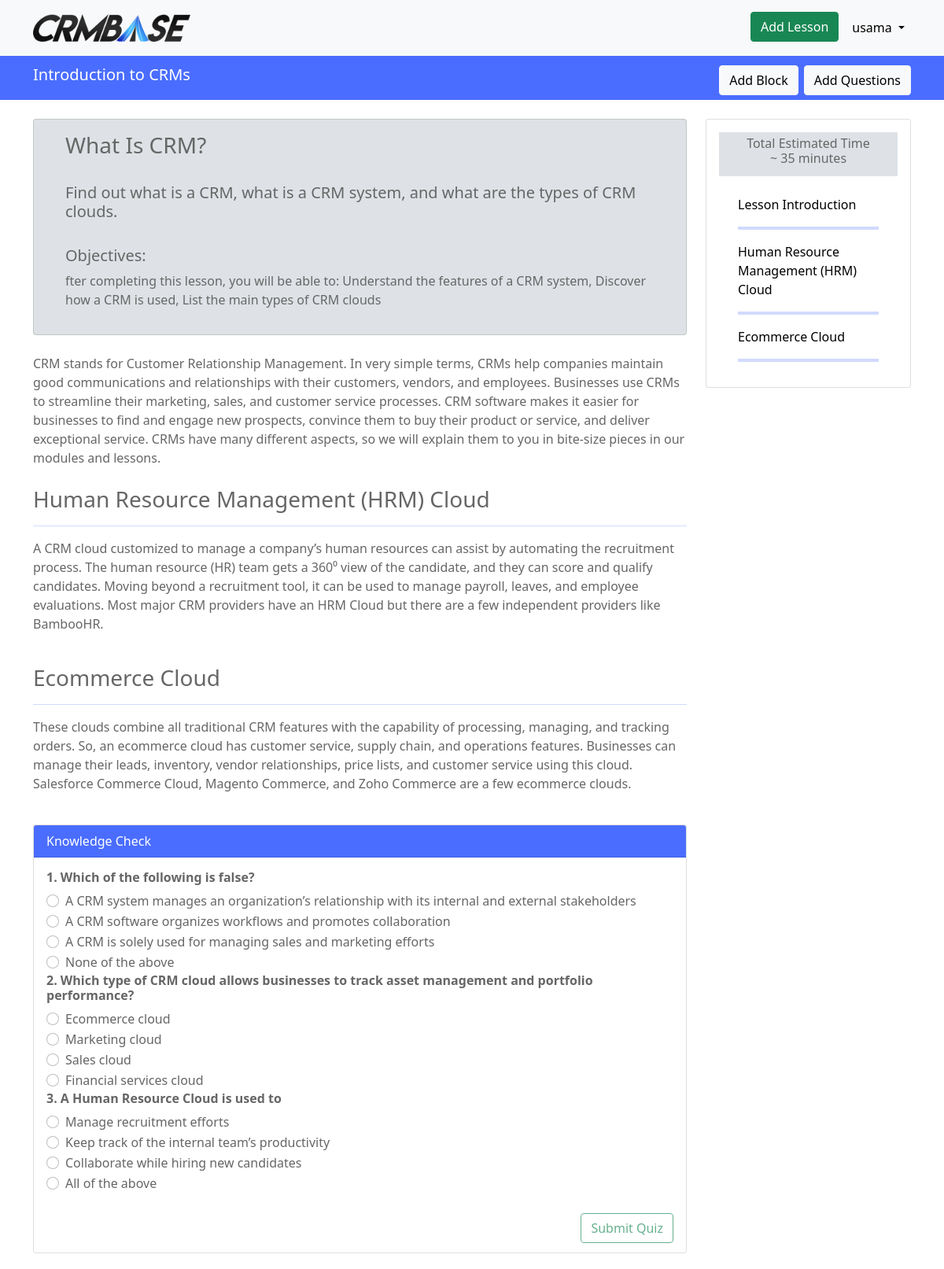
Page /view_lesson/1/ (signed in) on the committed database.
### lesson/models.py (models this page shows)
class Lesson(models.Model):
    title = models.CharField(max_length=300, null=False, default='')
    intro = models.ForeignKey(Intro, related_name='blocks', on_delete=models.CASCADE)
    video_url = models.CharField(max_length=200, null=True)
    lesson_content = models.TextField(null=False, default='')
    estimated_time = models.CharField(max_length=100, null=False, default='')

class Intro(models.Model):
    intro_title = models.CharField(max_length=300, null=False, default='')
    description = models.TextField(null=False, default='')
    objectives = models.TextField(null=False, default='')

class Blocks(models.Model):
    block_title = models.CharField(max_length=300, null=False, default='')
    block_content = models.TextField(null=False, default='')
    lesson = models.ForeignKey(Lesson, related_name='blocks', on_delete=models.CASCADE)

### MCQs/models.py (models this page shows)
class Quiz(models.Model):
    question = models.TextField(default='', null=False)
    option_1 = models.CharField(max_length=300, default='', null=False)
    option_2 = models.CharField(max_length=300, default='', null=False)
    option_3 = models.CharField(max_length=300, default='', null=False)
    option_4 = models.CharField(max_length=300, default='', null=False)
    answer = models.CharField(max_length=200, default='NA', null=False)
    in_lesson = models.ForeignKey(Lesson, related_name='questions', on_delete=models.CASCADE)

### lesson/views.py (the view, shortened to what this page needs)
# urls.py: path('view_lesson/<str:pk>/', views.view_lesson, name='view_lesson'),
@login_required(login_url='login')
def view_lesson(request, pk):
    lesson = Lesson.objects.get(pk=pk)
    questions = Quiz.objects.filter(in_lesson=lesson)
    blocks = Blocks.objects.filter(lesson=lesson)[1:]
    data = dict()
    try:
        attempt = Attempts.objects.get(made_by=request.user, on_lesson=lesson)
    except:
        attempt = Attempts.objects.create(made_by=request.user, on_lesson=lesson)
    correct_answers = 0
    points = 0
    context ={
        'lesson':lesson,
        'blocks':blocks,
        'questions':questions,
        'data':data,
    }
    return render(request, 'lesson/view_lesson.html', context)

### lesson/templates/lesson/view_lesson.html (shortened to what this page needs)
{% load static %}
<!DOCTYPE html>
<html lang="en">
<head>
    <link href="https://cdn.jsdelivr.net/npm/bootstrap@5.0.1/dist/css/bootstrap.min.css" rel="stylesheet">
</head>
<body>
    {% include 'lesson/header.html' %}
    <div style="width: 100%;  padding:12px 0px 12px 0px; background-color: #4A6DFF;">
        <div class="container">
            <h5 style="color: white; display: inline-block;">{{lesson.title}} </h5>
            {% if request.user.is_superuser %}
                {% if questions %}
                    <a href="{% url 'addQuiz' lesson.id  %}" class="btn btn-light" style="float: right; margin-left: 7px;">Add Questions</a>
                {% else %}
                    <a href="{% url 'addQuiz' lesson.id  %}" class="btn btn-light" style="float: right; ">Add Quiz</a>
                {% endif %}
                <a href="{% url 'addBlock' lesson.id %}" class="btn btn-light" style="float: right; ">Add Block</a>
            {% endif %}
        </div>
    </div>
    <div class="container" style="margin-top: 2%; margin-bottom: 20px;">
        <div class="row">
            <div class="col-9">
                <div class="card" style="background-color: #dee2e6;">
                    <div class="card-body">
                      <div class="container" id="{{lesson.into.intro_title}}">
                        <h3>{{lesson.intro.intro_title}}</h3> <br>
                        <h5>{{lesson.intro.description}}</h5> <br>
                        <h5>Objectives:</h5>
                            <p>{{lesson.intro.objectives}}</p>
                      </div>
                    </div>
                </div>
                <br>
                <div>
                    {{lesson.lesson_content}}
                </div>
                <br>
                <div >
                    {% for block in blocks %}
                      <div id="{{block.block_title}}">
                        <h3>{{block.block_title}}</h3> <hr style="color: #4A6DFF;">
                        <p>{{block.block_content}}</p>
                      </div>
                        <br>
                    {% endfor %}
                </div>
                  {% if questions %}
                <div class="card">
                    <div class="card-header" style="background-color: #4A6DFF; color: white;">
                    Knowledge Check
                    </div>
                    <form action="" method="POST">
                      <div class="card-body" style="margin-bottom: 10px;">
                        {% for question in questions %}
                            <h6 style="font-weight: bolder;">{{question.question}}</h6>
                            <div class="form-check">
                                <input class="form-check-input" type="radio" name="option{{question.id}}" id="flexRadioDefault{{question.option_1}}" value="A">
                                <label class="form-check-label" for="flexRadioDefault{{question.option_1}}">
                                  {{question.option_1}}
                                </label>
                              </div>
                              <div class="form-check">
                                <input class="form-check-input" type="radio" name="option{{question.id}}" id="flexRadioDefault{{question.option_2}}" value="B">
                                <label class="form-check-label" for="flexRadioDefault{{question.option_2}}">
                                  {{question.option_2}}
                                </label>
                              </div>
                              <div class="form-check">
                                <input class="form-check-input" type="radio" name="option{{question.id}}" id="flexRadioDefault{{question.option_3}}" value="C">
                                <label class="form-check-label" for="flexRadioDefault{{question.option_3}}">
                                  {{question.option_3}}
                                </label>
                              </div>
                              <div class="form-check">
                                <input class="form-check-input" type="radio" name="option{{question.id}}" id="flexRadioDefault{{question.option_4}}" value="D">
                                <label class="form-check-label" for="flexRadioDefault{{question.option_4}}">
                                  {{question.option_4}}
                                </label>
                              </div>
                        {% endfor %}
                        <br>
                        {% if request.user.is_superuser %}
                          <button disabled style="float: right;" type="submit" class="btn btn-outline-success">Submit Quiz</button> <br>
                        {% else %}
                          <button style="float: right;" type="submit" class="btn btn-outline-success">Submit Quiz</button> <br>
                        {% endif %}
                    </div>
                    </form>
                </div>
                {% endif %}
            </div>
            <div class="col-3">
                <div class="card">
                    <div class="card-body">
                      <div class="container" style="background-color:#dee2e6; border-radius: 1px; padding:5px 0px 5px 0px; text-align: center;" >
                        <h6>Total Estimated Time <br> ~ {{lesson.estimated_time}}</h6>
                      </div>
                      <br>
                      <div class="container">
                          {% for block in lesson.blocks.all %}
                            <a href="#{{block.block_title}}"><h7 style="color: black; font-weight: normal;">{{block.block_title}}</h7></a>
                            <hr size="6" style="color: #4A6DFF;">
                        {% endfor %}
                      </div>
                    </div>
                </div>
            </div>
        </div>
    </div>
</body>
</html>

### lesson/templates/lesson/header.html (shortened to what this page needs)
{% load static %}
<nav class="navbar navbar-expand-lg navbar-dark bg-light" style="padding: 13px;">
    <div class="container-fluid container">
      <a class="navbar-brand" href="{% url 'home' %}"><img width="40%" src="{% static 'img/logo.png' %}" alt=""></a>
      <div class="collapse navbar-collapse" id="navbarNav">
        <ul class="navbar-nav ms-auto" style="margin-left: 60%;" >
          {% if request.user.is_superuser %}
            <li class="nav-item" style="margin-right: 9px;">
              <a href="{% url 'addLesson' %}" class="btn btn-success">Add Lesson</a>
            </li>
          {% endif %}
          {% if request.user.is_authenticated %}
          <li class="nav-item dropdown">
            <a class="nav-link dropdown-toggle" style="color: black;" href="#" id="navbarDropdown" role="button" data-bs-toggle="dropdown" aria-expanded="false">
              {{request.user.username}}
            </a>
              {% if request.user.is_superuser %}
              <l><a style="color:#4A6DFF" class="dropdown-item" href="#">Admin</a></li>
              {% else %}
                <li><a class="dropdown-item" href="#">Points <span style="font-weight: bolder; color: #4A6DFF;;">{{request.user.userprofile.points}}</span></a></li>
              {% endif %}
            </ul>
          {% else %}
            <a type="button" href="{% url 'login' %}" style="margin-right: 10px;" class="btn btn-secondary">Login</a>
            <a type="button" href="{% url 'register' %}"  class="btn btn-warning">Join Now</a>
          {% endif %}
      </div>
    </div>
  </nav>

### lesson/templates/lesson/view_lesson.html (style rules this page uses)
body { color:#666666; }
a { text-decoration: none; }
html { scroll-behavior: smooth; }

### rows in the picture
Lesson: title "Introduction to CRMs", intro.intro_title "What Is CRM?", intro.description "Find out what is a CRM, what is a CRM system, and what are the types of CRM clouds.", intro.objectives "fter completing this lesson, you will be able to: Understand the features of a CRM system, Discover how a CRM is used, List the main types of CRM clouds", lesson_content "CRM stands for Customer Relationship Management. In very simple terms, CRMs help companies maintain good communications and relationships with their customers, vendors, and employees. Businesses use CRMs to streamline their marketing, sales, and customer service processes. CRM software makes it easier for businesses to find and engage new prospects, convince them to buy their product or service, and deliver exceptional service. CRMs have many different aspects, so we will explain them to you in bite-size pieces in our modules and lessons.", estimated_time "35 minutes"
Blocks: block_title "Human Resource Management (HRM) Cloud", block_content "A CRM cloud customized to manage a company’s human resources can assist by automating the recruitment process. The human resource (HR) team gets a 360⁰ view of the candidate, and they can score and qualify candidates. Moving beyond a recruitment tool, it can be used to manage payroll, leaves, and employee evaluations. Most major CRM providers have an HRM Cloud but there are a few independent providers like BambooHR."
Blocks: block_title "Ecommerce Cloud", block_content "These clouds combine all traditional CRM features with the capability of processing, managing, and tracking orders. So, an ecommerce cloud has customer service, supply chain, and operations features. Businesses can manage their leads, inventory, vendor relationships, price lists, and customer service using this cloud. Salesforce Commerce Cloud, Magento Commerce, and Zoho Commerce are a few ecommerce clouds."
Quiz: question "1. Which of the following is false?", option_1 "A CRM system manages an organization’s relationship with its internal and external stakeholders", option_2 "A CRM software organizes workflows and promotes collaboration", option_3 "A CRM is solely used for managing sales and marketing efforts", option_4 "None of the above"
Quiz: question "2. Which type of CRM cloud allows businesses to track asset management and portfolio performance?", option_1 "Ecommerce cloud", option_2 "Marketing cloud", option_3 "Sales cloud", option_4 "Financial services cloud"
Quiz: question "3. A Human Resource Cloud is used to", option_1 "Manage recruitment efforts", option_2 "Keep track of the internal team’s productivity", option_3 "Collaborate while hiring new candidates", option_4 "All of the above"
Blocks: block_title "Lesson Introduction"

### other values in the picture
{{ request.user.username }} "usama"
